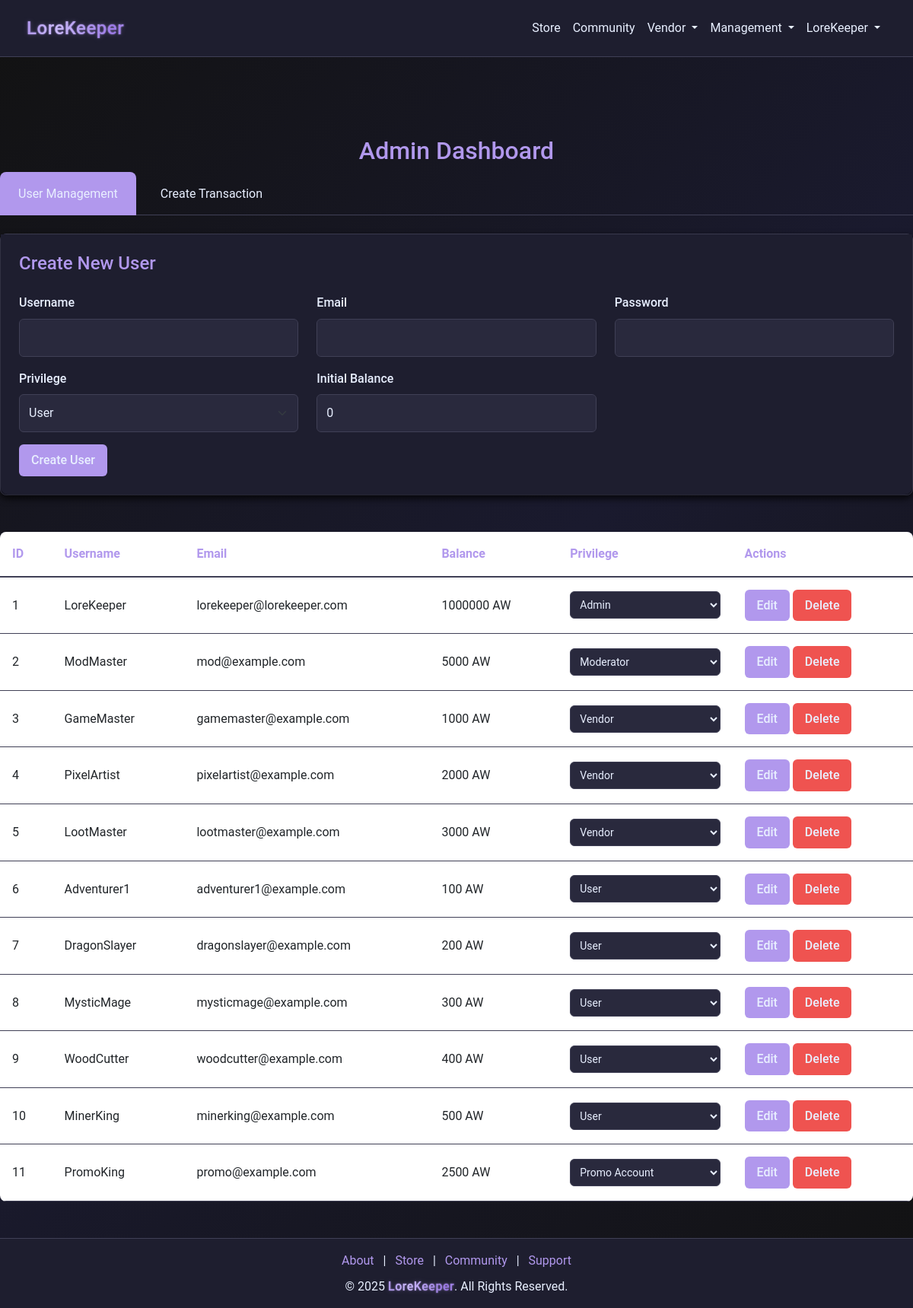
Page /admin/ (signed in) on the earlier database version.
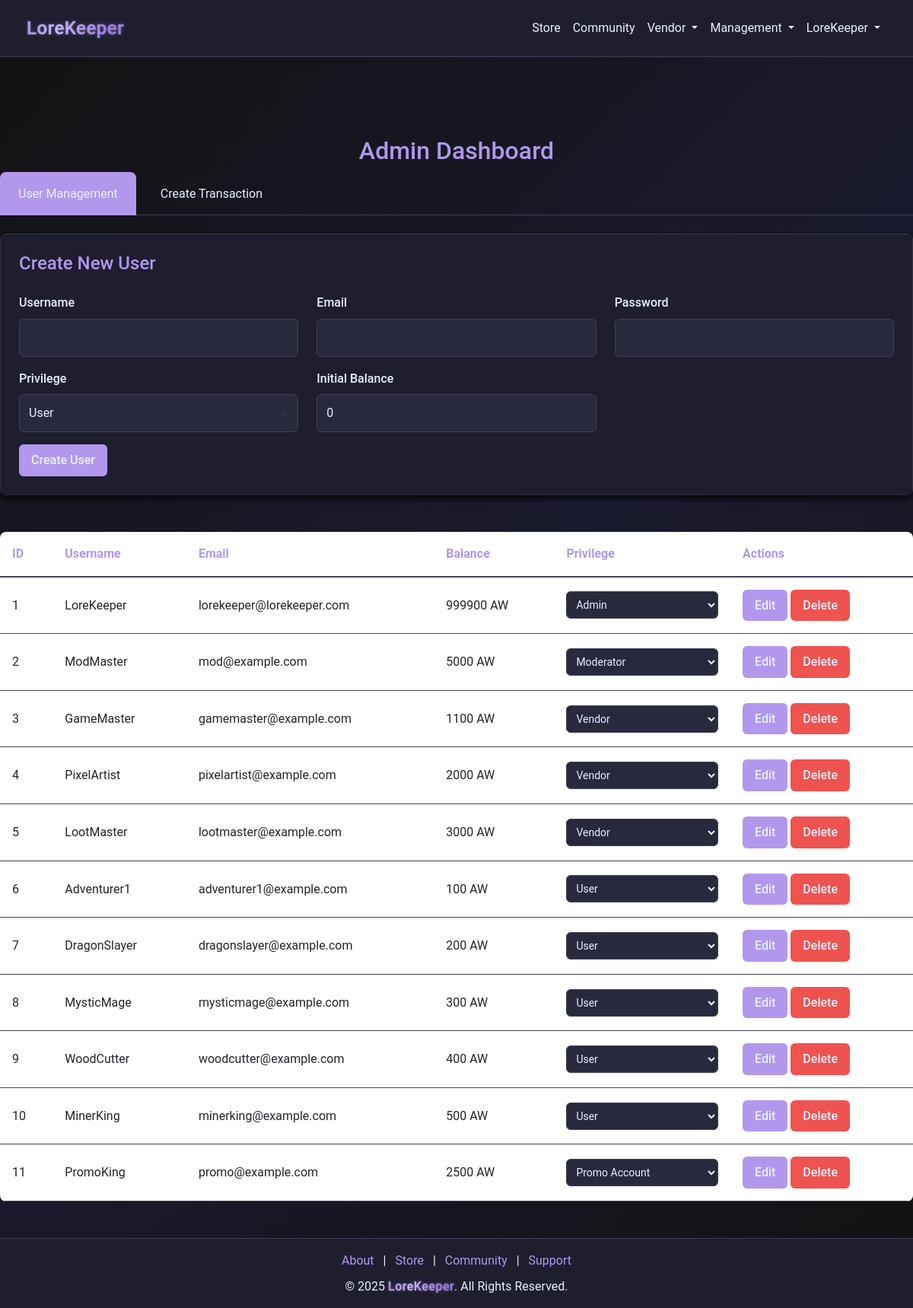
Same page on the later database version.
### models.py (models this page shows)
class User(db.Model):
    __tablename__ = "users"
    id = db.Column(db.Integer, primary_key=True)
    username = db.Column(db.String(64), nullable=False, index=True)
    email = db.Column(db.String(128), unique=True, nullable=False, index=True)
    password = db.Column(db.String(128), nullable=False)
    bio = db.Column(db.String(256), default="")
    privilege_id = db.Column(db.Integer, db.ForeignKey("privileges.id"), default=1)
    created_at = db.Column(db.DateTime, default=datetime.utcnow)
    status = db.Column(db.String(64), default="Active", index=True)
    balance = db.Column(db.Integer, default=0)
    pending_balance = db.Column(db.Integer, default=0)
    purchases = db.relationship(
        "Purchase", back_populates="user", lazy=True, cascade="all, delete-orphan"
    )
    subscription = db.relationship(
        "Subscription", back_populates="user", lazy=True, cascade="all, delete-orphan"
    )
    received_transactions = db.relationship(
        "Receipt", foreign_keys="Receipt.receiver_id", back_populates="receiver"
    )
    tickets = db.relationship("SupportTicket", back_populates="user")
    responses = db.relationship("SupportTicketResponse", back_populates="responder")
    balance_logs = db.relationship("TransactionLog", back_populates="user")
    game_states = db.relationship("GameState", back_populates="user")
    grindstone_items = db.relationship("GrindStoneItem", back_populates="user")
    community_posts = db.relationship("CommunityPost", back_populates="creator")
    community_replies = db.relationship("CommunityReply", back_populates="creator")

class Privilege(db.Model):
    __tablename__ = "privileges"
    id = db.Column(db.Integer, primary_key=True)
    name = db.Column(db.String(64), nullable=False, unique=True)
    description = db.Column(db.String(256))

### app.py (the view, shortened to what this page needs)
@app.route("/admin", methods=["GET", "POST"])
@app.route(
    "/admin/", methods=["GET", "POST"]
)  # Adding an alternate route with trailing slash
def admin_dashboard():
    if session.get("privilege_id") != 999:
        flash("Access denied! Admins only.", "danger")
        return redirect(url_for("home"))
    users = User.query.all()
    privileges = Privilege.query.all()
    return render_template("admin.html", users=users, privileges=privileges)

### app.py (called while the page is built)
@app.after_request
def add_header(response):
    response.headers["Cache-Control"] = "no-store"
    return response

@app.before_request
def before_request():
    try:
        if session.get("user_id"):
            session.permanent = True
        else:
            getCookie()
    except Exception:
        session.clear()

### templates/admin.html (shortened to what this page needs)
{% extends "nav_footer_template.html" %}
{% block content %}
<div class="container mt-5 admin-dashboard">
    <h2 class="text-center" style="color: var(--accent-color);">Admin Dashboard</h2>
    <ul class="nav nav-tabs mb-4" id="adminTabs" role="tablist">
        <li class="nav-item">
            <a class="nav-link active" id="users-tab" data-bs-toggle="tab" href="#users" role="tab">User Management</a>
        </li>
        <li class="nav-item">
            <a class="nav-link" id="transactions-tab" data-bs-toggle="tab" href="#transactions" role="tab">Create Transaction</a>
        </li>
    </ul>
    <div class="tab-content" id="adminTabContent">
        <div class="tab-pane fade show active" id="users" role="tabpanel">
            <div class="admin-card">
                <div class="card-body admin-form">
                    <h5 class="card-title">Create New User</h5>
                    <form method="POST" action="{{ url_for('admin_dashboard') }}">
                        <div class="row">
                            <div class="col-md-4 mb-3">
                                <label for="username" class="form-label">Username</label>
                                <input type="text" class="form-control" id="username" name="username" required>
                            </div>
                            <div class="col-md-4 mb-3">
                                <label for="email" class="form-label">Email</label>
                                <input type="email" class="form-control" id="email" name="email" required>
                            </div>
                            <div class="col-md-4 mb-3">
                                <label for="password" class="form-label">Password</label>
                                <input type="password" class="form-control" id="password" name="password" required>
                            </div>
                        </div>
                        <div class="row">
                            <div class="col-md-4 mb-3">
                                <label for="privilege_id" class="form-label">Privilege</label>
                                <select class="form-select" id="privilege_id" name="privilege_id">
                                    {% for privilege in privileges %}
                                    <option value="{{ privilege.id }}">{{ privilege.name }}</option>
                                    {% endfor %}
                                </select>
                            </div>
                            <div class="col-md-4 mb-3">
                                <label for="balance" class="form-label">Initial Balance</label>
                                <input type="number" class="form-control" id="balance" name="balance" value="0">
                            </div>
                        </div>
                        <button type="submit" name="create_user" class="admin-btn admin-btn-primary">Create User</button>
                    </form>
                </div>
            </div>
            <div class="table-responsive">
                <table class="table admin-table">
                    <thead>
                        <tr>
                            <th>ID</th>
                            <th>Username</th>
                            <th>Email</th>
                            <th>Balance</th>
                            <th>Privilege</th>
                            <th>Actions</th>
                        </tr>
                    </thead>
                    <tbody>
                        {% for user in users %}
                        <tr>
                            <td>{{ user.id }}</td>
                            <td>{{ user.username }}</td>
                            <td>{{ user.email }}</td>
                            <td>{{ user.balance }} AW</td>
                            <td>
                                <select class="privilege-select" data-user-id="{{ user.id }}">
                                    {% for privilege in privileges %}
                                    <option value="{{ privilege.id }}" {% if privilege.id == user.privilege_id %}selected{% endif %}>
                                        {{ privilege.name }}
                                    </option>
                                    {% endfor %}
                                </select>
                            </td>
                            <td>
                                <button class="admin-btn admin-btn-primary edit-user" data-bs-toggle="modal"
                                        data-bs-target="#editUserModal" data-user-id="{{ user.id }}">
                                    Edit
                                </button>
                                <form method="POST" action="{{ url_for('delete_user', user_id=user.id) }}" class="d-inline">
                                    <button type="submit" class="admin-btn admin-btn-danger">Delete</button>
                                </form>
                            </td>
                        </tr>
                        {% endfor %}
                    </tbody>
                </table>
            </div>
        </div>
    </div>
</div>
{% endblock %}

### templates/nav_footer_template.html (shortened to what this page needs)
<!doctype html>
<html lang="en">
  <head>
    <link
      href="https://cdn.jsdelivr.net/npm/bootstrap@5.3.0-alpha3/dist/css/bootstrap.min.css"
      rel="stylesheet"
    />
    <link rel="stylesheet" href="https://cdnjs.cloudflare.com/ajax/libs/font-awesome/6.0.0/css/all.min.css" />
    <link
      href="{{ url_for('static', filename='css/style.css') }}"
      rel="stylesheet"
    />
  </head>
  <body>
    <nav class="navbar navbar-expand-lg navbar-dark">
      <div class="container">
        <a class="navbar-brand glow" href="/">LoreKeeper</a>
        <div class="collapse navbar-collapse" id="navbarNav">
          <ul class="navbar-nav ms-auto">
            <li class="nav-item">
              <a class="nav-link {{ 'active' if request.path == '/store' }}" href="/store">Store</a>
            </li>
            <li class="nav-item">
              <a class="nav-link {{ 'active' if request.path.startswith('/community') }}" href="/community">Community</a>
            </li>
            {% if session.get('user_id') %}
            {% if session.get('privilege_id') == 2 or
            session.get('privilege_id') == 999 %}
            <li class="nav-item dropdown">
              <a
                class="nav-link dropdown-toggle"
                href="#"
                role="button"
                data-bs-toggle="dropdown"
              >
                Vendor
              </a>
            </li>
            {% endif %}
            {% if session.get('privilege_id') >= 998 %}
            <li class="nav-item dropdown">
              <a
                class="nav-link dropdown-toggle"
                href="#"
                role="button"
                data-bs-toggle="dropdown"
              >
                Management
              </a>
            </li>
            {% endif %}
            <li class="nav-item dropdown">
              <a
                class="nav-link dropdown-toggle"
                href="#"
                role="button"
                data-bs-toggle="dropdown"
              >
                {{ session['username'] }}
              </a>
            </li>
            {% endif %}
          </ul>
        </div>
      </div>
    </nav>
    <div class="content-wrapper">
        {% block content %}{% endblock %}
    </div>
    <footer class="text-center text-light py-3">
      <div class="container">
        <div class="footer-links mb-2">
          <a href="/about" class="mx-2">About</a> |
          <a href="/store" class="mx-2">Store</a> |
          <a href="/community" class="mx-2">Community</a> |
          <a href="/support" class="mx-2">Support</a>
        </div>
        <p class="mb-0">© 2025 <span class="glow">LoreKeeper</span>. All Rights Reserved.</p>
      </div>
    </footer>
  </body>
</html>

Differences in the rows shown:
changed User "LoreKeeper": balance "1000000" → "999900"
changed User "GameMaster": balance "1000" → "1100"
